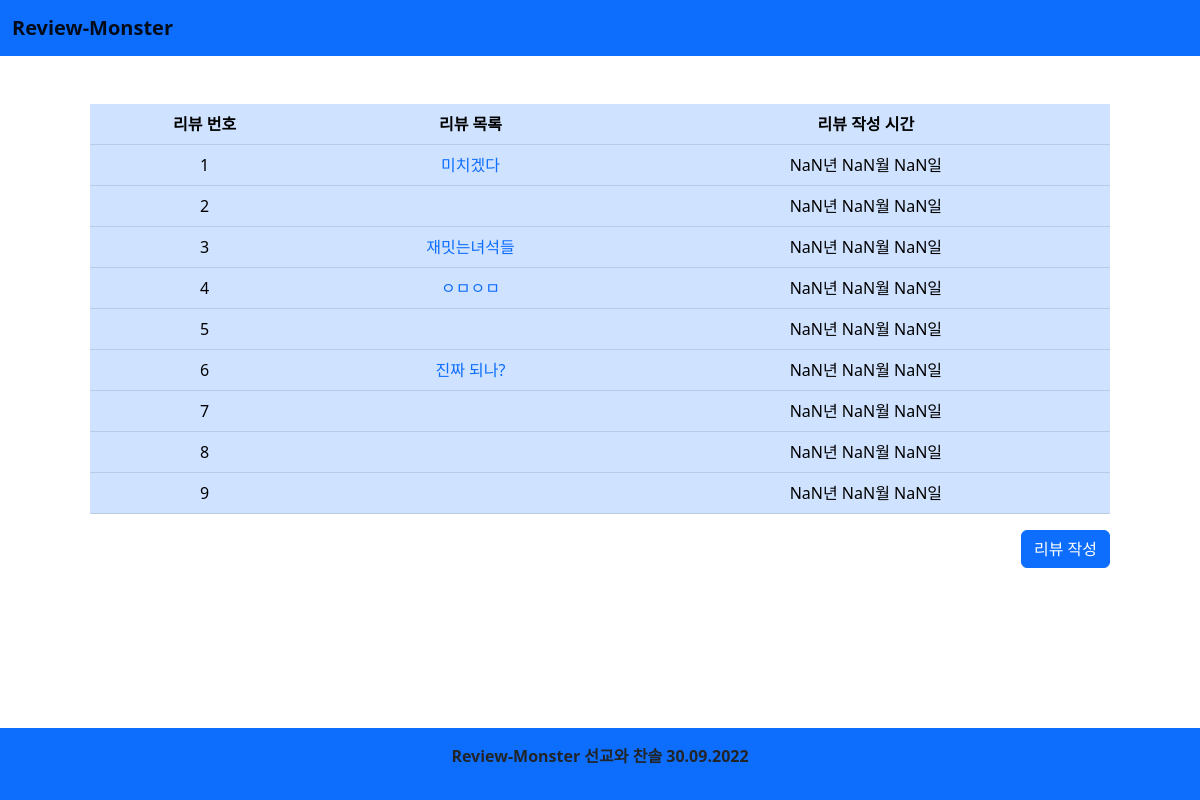
Before: /index/ with the older database file.
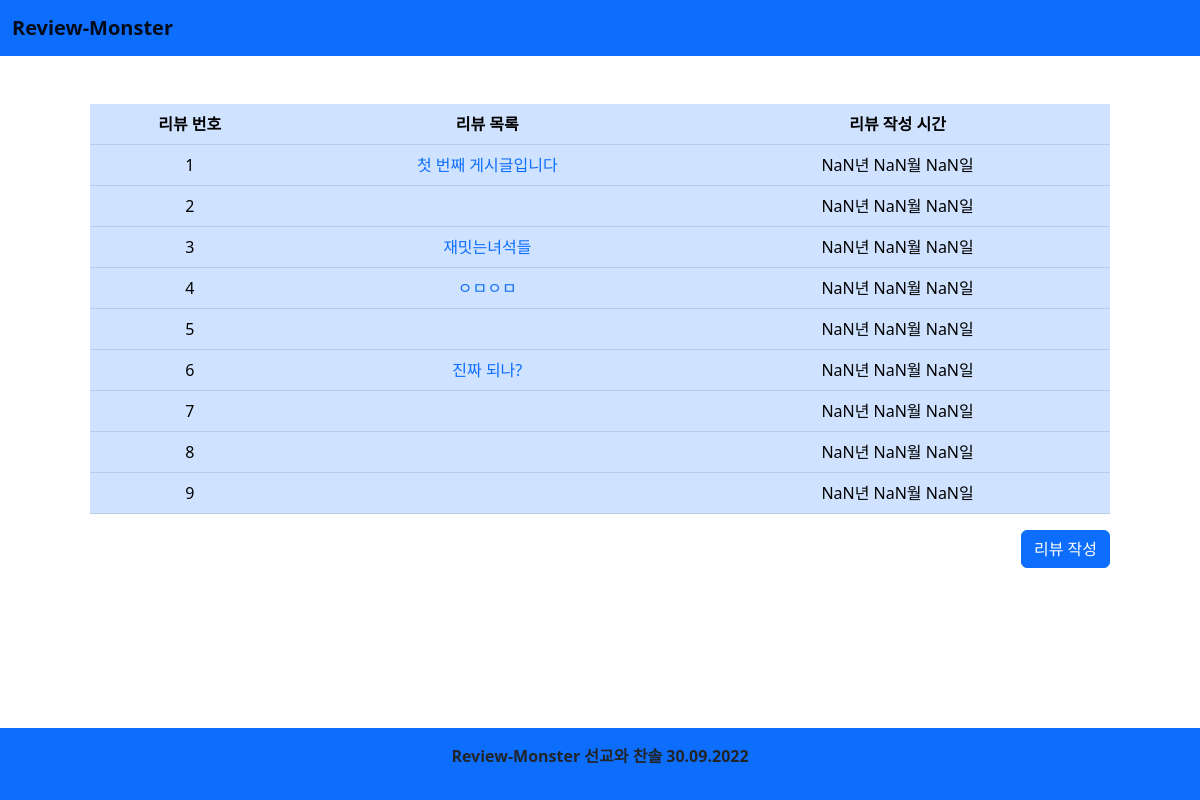
After: the same page with the newer database file.
### pos/models.py (models this page shows)
class Review(models.Model):
    title = models.CharField(max_length=80)
    content = models.TextField()
    created_at = models.DateField(auto_now_add=True)
    updated_at = models.DateField(auto_now=True)

### pos/views.py (the view)
# urls.py: path('index/', views.index, name='index' ),
def index(request):
    reviews = Review.objects.all()
    context = {
        'reviews': reviews
    }
    return render(request, 'pos/index.html', context)

### pos/templates/pos/index.html (shortened to what this page needs)
{% extends 'base.html' %} {% block content %}
<div class="table-responsive m-5">
  <table class="table table-primary text-center">
    <thead>
      <tr>
        <th scope="col">리뷰 번호</th>
        <th scope="col">리뷰 목록</th>
        <th scope="col">리뷰 작성 시간</th>
      </tr>
    </thead>
    <tbody>
      {% for review in reviews %}
      <tr class="">
        <td scope="row">{{review.id}}</td>
        <td><a href="{% url 'pos:detail' review.id %}" class="text-decoration-none">{{review.title}}</a></td>
        <td id="created_at">{{review.created_at}}</td>
      </tr>
      {% endfor %}
    </tbody>
  </table>
  <div class="d-flex justify-content-end">
    <button type="button" class="btn btn-primary"><a href="{% url 'pos:new' %}" class="text-decoration-none text-white">리뷰 작성</a></button>
  </div>
</div>
{% endblock %}

### templates/base.html (shortened to what this page needs)
<!DOCTYPE html>
<html lang="en">
  <head>
    <link rel="stylesheet" href="https://cdn.jsdelivr.net/npm/bootstrap@5.2.0/dist/css/bootstrap.min.css" />
  </head>
  <body class="h-auto">
    <nav class="navbar bg-primary">
      <div class="container-fluid">
        <a class="navbar-brand" href="{% url 'pos:index' %}"><b>Review-Monster</b></a>
      </div>
    </nav>
    <main class="container my-5">{% block content %} {% endblock content %}</main>
    <footer class="footer text-center py-3 bg-primary position-absolute bottom-0" style="width: 100%">
      <p><b>Review-Monster 선교와 찬솔 30.09.2022</b></p>
    </footer>
  </body>
</html>

Changed rows visible on the page:
changed Review id 1: title "미치겠다" → "첫 번째 게시글입니다"
